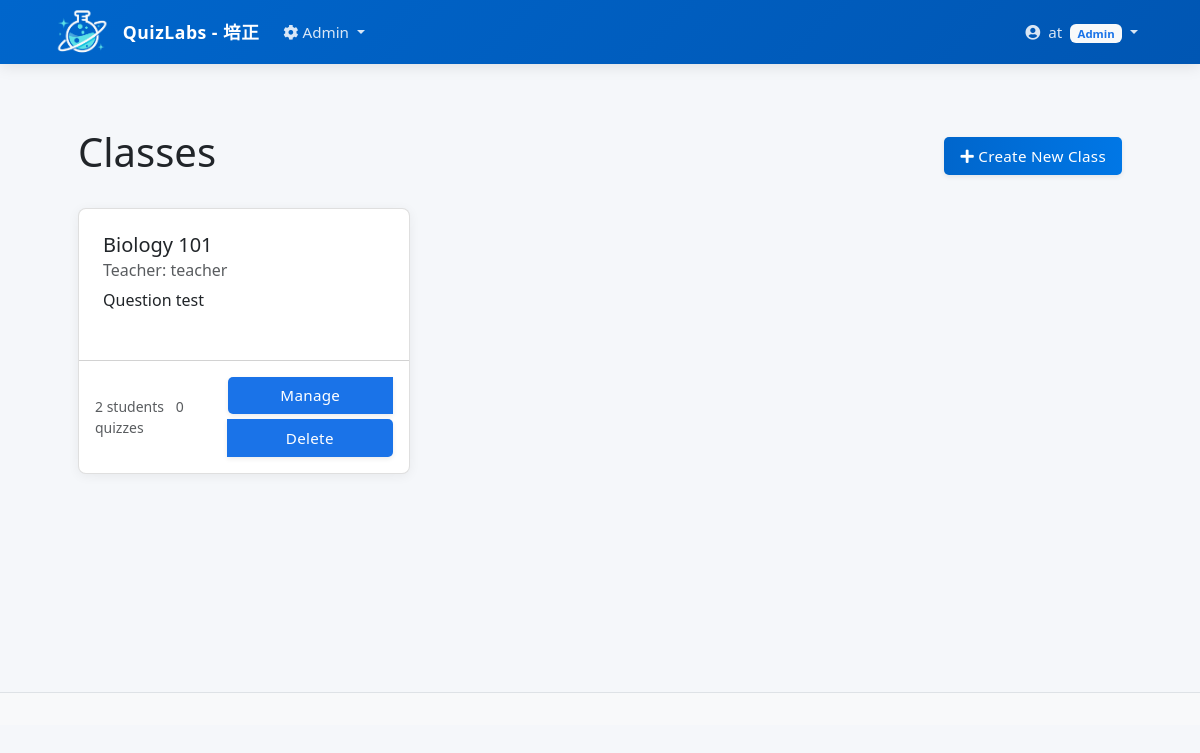
Page /admin/classes (signed in) on the earlier database version.
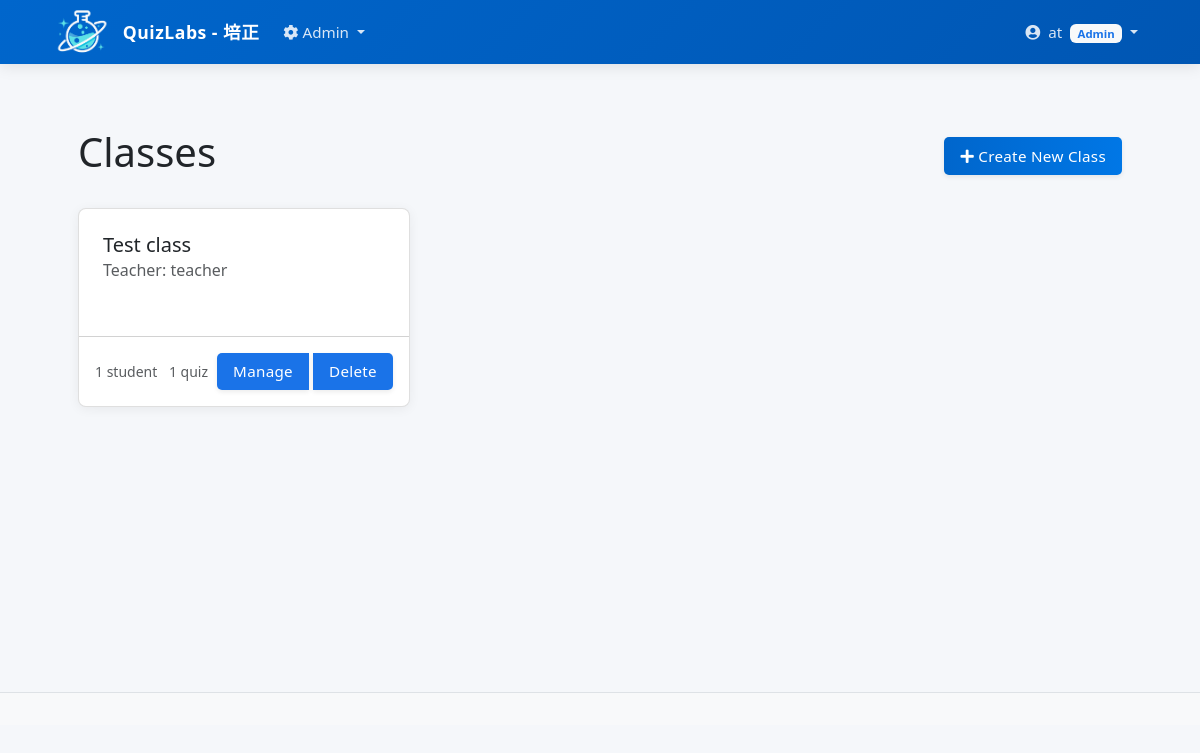
Same page on the later database version.
### tables this page shows
CREATE TABLE "classes" (
    id INTEGER PRIMARY KEY AUTOINCREMENT,
    name TEXT NOT NULL,
    description TEXT,
    created_by INTEGER NOT NULL,
    created_at TIMESTAMP DEFAULT CURRENT_TIMESTAMP,
    updated_at TIMESTAMP DEFAULT CURRENT_TIMESTAMP, hash TEXT, hash_id TEXT,
    FOREIGN KEY (created_by) REFERENCES users(id) ON DELETE CASCADE
);

### lib/database/db.php (called while the page is built, shortened)
<?php
class Database {
    private $conn;
    public function __construct() {
        try {
            $dir = dirname(DB_FILE);
            $this->conn = new PDO("sqlite:" . DB_FILE);
            $this->conn->setAttribute(PDO::ATTR_ERRMODE, PDO::ERRMODE_EXCEPTION);
            $this->conn->exec('PRAGMA foreign_keys = ON');
            $this->conn->exec('
                CREATE TABLE IF NOT EXISTS settings (
                    id INTEGER PRIMARY KEY AUTOINCREMENT,
                    key TEXT UNIQUE NOT NULL,
                    value TEXT,
                    updated_by INTEGER,
                    updated_at TIMESTAMP DEFAULT CURRENT_TIMESTAMP,
                    FOREIGN KEY (updated_by) REFERENCES users(id)
                )
            ');
            $settingsCount = $this->single("SELECT COUNT(*) as count FROM settings", []);
            $this->query("INSERT OR IGNORE INTO settings (key, value) VALUES (?, ?)", ['quick_login_enabled', '1']);
        } catch(PDOException $e) {
            die("Connection failed: " . $e->getMessage());
        }
    }
    public function query($sql, $params = []) {
        try {
            $stmt = $this->conn->prepare($sql);
            $stmt->execute($params);
            return $stmt;
        } catch(PDOException $e) {
            die("Query failed: " . $e->getMessage());
        }
    }
    public function single($sql, $params = []) {
        $stmt = $this->query($sql, $params);
        return $stmt->fetch(PDO::FETCH_ASSOC);
    }
    public function resultSet($sql, $params = []) {
        $stmt = $this->query($sql, $params);
        return $stmt->fetchAll(PDO::FETCH_ASSOC);
    }
}

### admin/classes/index.php (the view, shortened to what this page needs)
<?php
include_once INCLUDES_PATH . '/header.php';
$db = new Database();
$classes = $db->resultSet("
    SELECT c.*, u.username as creator_name,
           (SELECT COUNT(*) FROM class_enrollments WHERE class_id = c.id) as student_count,
           (SELECT COUNT(*) FROM class_quizzes WHERE class_id = c.id) as quiz_count
    FROM classes c
    JOIN users u ON c.created_by = u.id
    ORDER BY c.name
");
?>
<div class="container my-4">
    <div class="d-flex justify-content-between align-items-center mb-4">
        <h1>Classes</h1>
        <button type="button" class="btn btn-primary" data-bs-toggle="modal" data-bs-target="#createClassModal">
            <i class="fas fa-plus"></i> Create New Class
        </button>
    </div>
    <?php if (empty($classes)): ?>
        <div class="alert alert-info">
            <p>No classes have been created yet. Click the "Create New Class" button to get started.</p>
        </div>
    <?php else: ?>
        <div class="row row-cols-1 row-cols-md-3 g-4">
            <?php foreach ($classes as $class): ?>
                <div class="col">
                    <div class="card h-100">
                        <div class="card-body">
                            <h5 class="card-title"><?= htmlspecialchars($class['name']) ?></h5>
                            <h6 class="card-subtitle mb-2 text-muted">Teacher: <?= htmlspecialchars($class['creator_name']) ?></h6>
                            <?php if (!empty($class['description'])): ?>
                                <p class="card-text"><?= htmlspecialchars(substr($class['description'], 0, 100)) ?>
                                <?= strlen($class['description']) > 100 ? '...' : '' ?></p>
                            <?php endif; ?>
                        </div>
                        <div class="card-footer bg-transparent">
                            <div class="d-flex justify-content-between align-items-center">
                                <small class="text-muted">
                                    <span class="me-2"><?= $class['student_count'] ?> student<?= $class['student_count'] != 1 ? 's' : '' ?></span>
                                    <span><?= $class['quiz_count'] ?> quiz<?= $class['quiz_count'] != 1 ? 'zes' : '' ?></span>
                                </small>
                                <div class="btn-group">
                                    <a href="manage.php?id=<?= $class['id'] ?>" class="btn btn-sm btn-outline-primary">Manage</a>
                                    <button type="button" class="btn btn-sm btn-outline-danger delete-class" data-class-id="<?= $class['id'] ?>" data-class-name="<?= htmlspecialchars($class['name']) ?>">Delete</button>
                                </div>
                            </div>
                        </div>
                    </div>
                </div>
            <?php endforeach; ?>
        </div>
    <?php endif; ?>
</div>
<?php include_once INCLUDES_PATH . '/footer.php'; ?>

Differences in the rows shown:
removed classes: name "Biology 101", creator_name "teacher", description "Question test", student_count "2", quiz_count "0", shows "zes"
added classes: name "Test class", creator_name "teacher", student_count "1", quiz_count "1"
